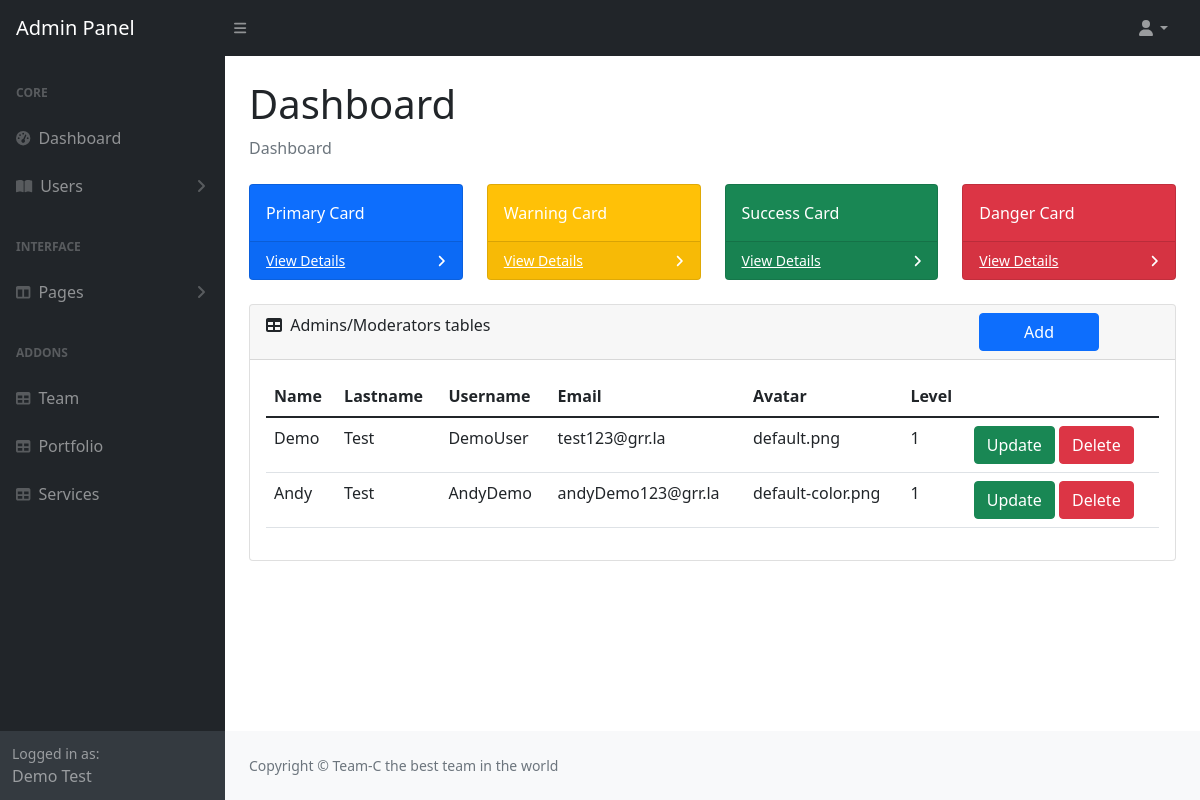
Page /admin/index.php (signed in) on the committed database.
### tables this page shows
CREATE TABLE IF NOT EXISTS `users` (
  `id` int NOT NULL AUTO_INCREMENT,
  `name` varchar(20) NOT NULL,
  `lastname` varchar(20) NOT NULL,
  `username` varchar(20) NOT NULL,
  `avatar` varchar(50) NOT NULL,
  `email` varchar(100) NOT NULL,
  `password` varchar(50) NOT NULL,
  `level` int NOT NULL DEFAULT '2',
  PRIMARY KEY (`id`)
);

### model/DB_Manager.class.php (called while the page is built, shortened)
<?php
class DB_Manager{
    private $db;
    public function __construct()
    {
        $host = "localhost";
        $user = "root";
        $pass = "";
        $dbname = "admin";
        try {
            $this->db = new PDO("mysql:host=$host;dbname=$dbname", $user, $pass);
            $this->db->setAttribute(PDO::ATTR_ERRMODE, PDO::ERRMODE_EXCEPTION);
            $this->db->setAttribute(PDO::ATTR_EMULATE_PREPARES, false);
        } catch (Exception $e) {
            die("Database Connection Error: " . $e->getMessage());
        }
    }
    public function get_all_users()
    {
        $query = $this->db->query("SELECT * FROM users");
        $array = $query->fetchAll(PDO::FETCH_ASSOC);
        return $array;
    }
}
?>

### controller/AdminController.php (called while the page is built, shortened)
<?php
$database = new DB_Manager();
$_SESSION['all_users'] = $database->get_all_users();
?>

### admin/index.php (the view, shortened to what this page needs)
<?php
    include_once "../controller/AdminController.php";
?>
<!DOCTYPE html>
<html lang="en">
<head>
    <link rel="stylesheet" href="https://cdn.jsdelivr.net/npm/sweetalert2@11.4.20/dist/sweetalert2.min.css">
    <link href="https://cdn.jsdelivr.net/npm/simple-datatables@latest/dist/style.css" rel="stylesheet" />
    <link href="css/styles.css" rel="stylesheet" />
</head>
<body class="sb-nav-fixed">
    <nav class="sb-topnav navbar navbar-expand navbar-dark bg-dark">
        <a class="navbar-brand ps-3" href="index.php">Admin Panel</a>
        <button class="btn btn-link btn-sm order-1 order-lg-0 me-4 me-lg-0" id="sidebarToggle" href="#!"><i class="fas fa-bars"></i></button>
        <?php if (!empty($_SESSION['loggedInUser'])) : ?>
        <form method="POST" action="">
            <ul class="navbar-nav ms-auto ms-md-0 me-3 me-lg-4">
                <li class="nav-item dropdown">
                    <a class="nav-link dropdown-toggle" id="navbarDropdown" href="#" role="button" data-bs-toggle="dropdown" aria-expanded="false"><i class="fas fa-user fa-fw"></i></a>
                </li>
            </ul>
        </form>
        <?php endif ?>
    </nav>
    <div id="layoutSidenav">
        <div id="layoutSidenav_nav">
            <nav class="sb-sidenav accordion sb-sidenav-dark" id="sidenavAccordion">
                <div class="sb-sidenav-menu">
                    <div class="nav">
                        <div class="sb-sidenav-menu-heading">Core</div>
                        <a class="nav-link" href="index.php">
                            <div class="sb-nav-link-icon"><i class="fas fa-tachometer-alt"></i></div>
                            Dashboard
                        </a>
                        <?php if (!empty($_SESSION['loggedInUser'])) : ?>
                        <a class="nav-link collapsed" href="#" data-bs-toggle="collapse" data-bs-target="#collapsePages" aria-expanded="false" aria-controls="collapsePages">
                            <div class="sb-nav-link-icon"><i class="fas fa-book-open"></i></div>
                            Users
                            <div class="sb-sidenav-collapse-arrow"><i class="fas fa-angle-down"></i></div>
                        </a>
                        <?php endif ?>
                        <div class="sb-sidenav-menu-heading">Interface</div>
                        <a class="nav-link collapsed" href="#" data-bs-toggle="collapse" data-bs-target="#collapseLayouts" aria-expanded="false" aria-controls="collapseLayouts">
                            <div class="sb-nav-link-icon"><i class="fas fa-columns"></i></div>
                            Pages
                            <div class="sb-sidenav-collapse-arrow"><i class="fas fa-angle-down"></i></div>
                        </a>
                        <div class="sb-sidenav-menu-heading">Addons</div>
                        <a class="nav-link" href="team.php">
                            <div class="sb-nav-link-icon"><i class="fas fa-table"></i></div>
                            Team
                        </a>
                        <a class="nav-link" href="portfolio.php">
                            <div class="sb-nav-link-icon"><i class="fas fa-table"></i></div>
                            Portfolio
                        </a>
                        <a class="nav-link" href="services.php">
                            <div class="sb-nav-link-icon"><i class="fas fa-table"></i></div>
                            Services
                        </a>
                    </div>
                </div>
                <div class="sb-sidenav-footer">
                    <div class="small">Logged in as:</div>
                    <?php if (empty($_SESSION['loggedInUser'])) : ?>
                        Start Bootstrap
                    <?php else : ?>
                        <?php echo $_SESSION['loggedInUser']['name'] . " " . $_SESSION['loggedInUser']['lastname'] ?>
                    <?php endif; ?>
                </div>
            </nav>
        </div>
        <div id="layoutSidenav_content">
            <main>
                <div class="container-fluid px-4">
                    <h1 class="mt-4">Dashboard</h1>
                    <ol class="breadcrumb mb-4">
                        <li class="breadcrumb-item active">Dashboard</li>
                    </ol>
                    <div class="row">
                        <div class="col-xl-3 col-md-6">
                            <div class="card bg-primary text-white mb-4">
                                <div class="card-body">Primary Card</div>
                                <div class="card-footer d-flex align-items-center justify-content-between">
                                    <a class="small text-white stretched-link" href="#">View Details</a>
                                    <div class="small text-white"><i class="fas fa-angle-right"></i></div>
                                </div>
                            </div>
                        </div>
                        <div class="col-xl-3 col-md-6">
                            <div class="card bg-warning text-white mb-4">
                                <div class="card-body">Warning Card</div>
                                <div class="card-footer d-flex align-items-center justify-content-between">
                                    <a class="small text-white stretched-link" href="#">View Details</a>
                                    <div class="small text-white"><i class="fas fa-angle-right"></i></div>
                                </div>
                            </div>
                        </div>
                        <div class="col-xl-3 col-md-6">
                            <div class="card bg-success text-white mb-4">
                                <div class="card-body">Success Card</div>
                                <div class="card-footer d-flex align-items-center justify-content-between">
                                    <a class="small text-white stretched-link" href="#">View Details</a>
                                    <div class="small text-white"><i class="fas fa-angle-right"></i></div>
                                </div>
                            </div>
                        </div>
                        <div class="col-xl-3 col-md-6">
                            <div class="card bg-danger text-white mb-4">
                                <div class="card-body">Danger Card</div>
                                <div class="card-footer d-flex align-items-center justify-content-between">
                                    <a class="small text-white stretched-link" href="#">View Details</a>
                                    <div class="small text-white"><i class="fas fa-angle-right"></i></div>
                                </div>
                            </div>
                        </div>
                    </div>
                    <div class="card mb-4">
                        <div class="card-header">
                            <i class="fas fa-table me-1"></i>
                            Admins/Moderators tables
                            <a href="./register.php" class="btn btn-primary" style="float: right;margin-right: 60px;padding: 0.375rem 2.75rem;">Add</a>
                        </div>
                        <div class="card-body">
                            <form action="#" method="POST">
                                <table class="table table-hover">
                                    <thead>
                                        <tr>
                                            <th>Name</th>
                                            <th>Lastname</th>
                                            <th>Username</th>
                                            <th>Email</th>
                                            <th>Avatar</th>
                                            <th>Level</th>
                                        </tr>
                                    </thead>
                                    <tbody>
                                        <?php if ($_SESSION['loggedInUser']['level'] == "1") : ?>
                                            <?php foreach ($_SESSION['all_users'] as $user) : ?>
                                                <tr>
                                                    <td><?php echo $user['name'] ?></td>
                                                    <td><?php echo $user['lastname'] ?></td>
                                                    <td><?php echo $user['username'] ?></td>
                                                    <td><?php echo $user['email'] ?></td>
                                                    <td><?php echo $user['avatar'] ?></td>
                                                    <td><?php echo $user['level'] ?></td>
                                                    <td>
                                                        <a href="editprofile.php?updateID=<?= $user['id'] ?>" class="btn btn-success">Update</a>
                                                        <a href="index.php?action=delete&id=<?= $user['id'] ?>" class="btn btn-danger ">Delete</a>
                                                    </td>
                                                </tr>
                                            <?php endforeach; ?>
                                        <?php endif; ?>
                                    </tbody>
                                </table>
                            </form>
                        </div>
                    </div>
                </div>
            </main>
            <footer class="py-4 bg-light mt-auto">
                <div class="container-fluid px-4">
                    <div class="d-flex align-items-center justify-content-between small">
                        <div class="text-muted">Copyright &copy; Team-C the best team in the world</div>
                    </div>
                </div>
            </footer>
        </div>
    </div>
</body>
</html>

### rows in the picture
users: name "Demo", lastname "Test", username "DemoUser", email "test123@grr.la", avatar "default.png", level "1"
users: name "Andy", lastname "Test", username "AndyDemo", email "andyDemo123@grr.la", avatar "default-color.png", level "1"

### other values in the picture
$_SESSION['loggedInUser']['name'] "Demo"
$_SESSION['loggedInUser']['lastname'] "Test"
